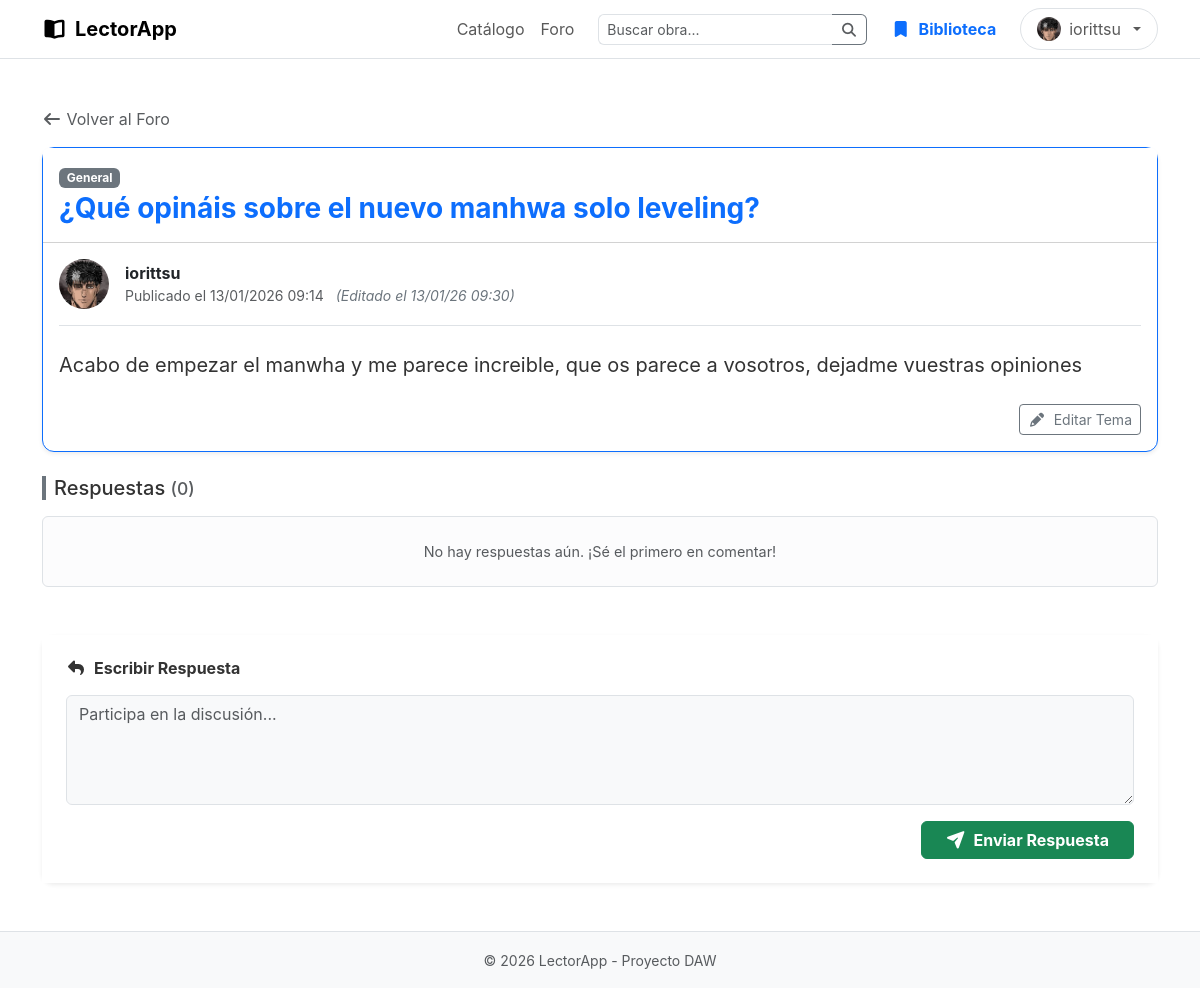
The app's page /tema.php?id=1 (signed in) with its own data.
### tables this page shows
CREATE TABLE `foro_temas` (
  `id` int(11) NOT NULL,
  `usuario_id` int(11) NOT NULL,
  `titulo` varchar(150) NOT NULL,
  `contenido` text NOT NULL,
  `fecha` datetime DEFAULT current_timestamp(),
  `categoria` varchar(50) NOT NULL DEFAULT 'General',
  `fecha_edicion` datetime DEFAULT NULL
);

CREATE TABLE `usuarios` (
  `id` int(11) NOT NULL,
  `nombre` varchar(50) NOT NULL,
  `email` varchar(100) NOT NULL,
  `password` varchar(255) NOT NULL,
  `rol` enum('admin','lector') DEFAULT 'lector',
  `fecha_registro` datetime DEFAULT current_timestamp(),
  `foto` varchar(255) DEFAULT NULL
);

### tema.php (the view, shortened to what this page needs)
<?php
require 'includes/db.php';
$idTema = intval($_GET['id']);
$sqlTema = "SELECT t.*, u.nombre, u.foto, u.rol
            FROM foro_temas t
            JOIN usuarios u ON t.usuario_id = u.id
            WHERE t.id = $idTema";
$resTema = $conn->query($sqlTema);
$tema = $resTema->fetch_assoc();
$sqlResp = "SELECT r.*, u.nombre, u.foto, u.rol
            FROM foro_respuestas r
            JOIN usuarios u ON r.usuario_id = u.id
            WHERE r.tema_id = $idTema
            ORDER BY r.fecha ASC";
$respuestas = $conn->query($sqlResp);
?>
<?php include 'includes/header.php'; ?>
<main class="container py-5">
    <div class="mb-3">
        <a href="foro.php" class="text-decoration-none text-muted">
            <i class="fas fa-arrow-left"></i> Volver al Foro
        </a>
    </div>
    <div class="card shadow-sm mb-4 border-primary">
        <div class="card-header bg-white d-flex justify-content-between align-items-center py-3">
            <div>
                <span class="badge bg-secondary mb-1"><?php echo htmlspecialchars($tema['categoria']); ?></span>
                <h3 class="mb-0 text-primary fw-bold"><?php echo htmlspecialchars($tema['titulo']); ?></h3>
            </div>
        </div>
        <div class="card-body">
            <div class="d-flex mb-3 align-items-center border-bottom pb-3">
                <?php $foto = !empty($tema['foto']) ? $tema['foto'] : 'https://via.placeholder.com/50'; ?>
                <img src="<?php echo $foto; ?>" class="rounded-circle me-3" width="50" height="50" style="object-fit:cover;">
                <div>
                    <strong class="d-block text-dark">
                        <?php echo htmlspecialchars($tema['nombre']); ?>
                    </strong>
                    <div class="text-muted small">
                        Publicado el <?php echo date('d/m/Y H:i', strtotime($tema['fecha'])); ?>
                        <?php if(!empty($tema['fecha_edicion'])): ?>
                            <span class="fst-italic ms-2 text-secondary">
                                (Editado el <?php echo date('d/m/y H:i', strtotime($tema['fecha_edicion'])); ?>)
                            </span>
                        <?php endif; ?>
                    </div>
                </div>
            </div>
            <div class="card-text fs-5 py-2" style="white-space: pre-wrap; color: #333;"><?php echo htmlspecialchars($tema['contenido']); ?></div>
            <?php if(isset($_SESSION['usuario']) && $_SESSION['usuario'] === $tema['nombre']): ?>
                <div class="mt-3 text-end">
                    <a href="editar_tema.php?id=<?php echo $tema['id']; ?>" class="btn btn-sm btn-outline-secondary">
                        <i class="fas fa-pencil-alt me-1"></i> Editar Tema
                    </a>
                </div>
            <?php endif; ?>
        </div>
    </div>
    <h5 class="mb-3 ps-2 border-start border-4 border-secondary">
        Respuestas <span class="text-muted small">(<?php echo $respuestas->num_rows; ?>)</span>
    </h5>
    <?php if ($respuestas->num_rows > 0): ?>
        <?php while($resp = $respuestas->fetch_assoc()): ?>
            <div class="card mb-3 shadow-sm border-0 bg-light">
                <div class="card-body">
                    <div class="d-flex justify-content-between align-items-start">
                        <div class="d-flex mb-2 align-items-center">
                            <?php $fotoR = !empty($resp['foto']) ? $resp['foto'] : 'https://via.placeholder.com/40'; ?>
                            <img src="<?php echo $fotoR; ?>" class="rounded-circle me-3" width="40" height="40" style="object-fit:cover;">
                            <div>
                                <span class="fw-bold text-dark">
                                    <?php echo htmlspecialchars($resp['nombre']); ?>
                                    <?php if($resp['rol'] === 'admin'): ?>
                                        <span class="badge bg-danger" style="font-size:0.6em">ADMIN</span>
                                    <?php endif; ?>
                                </span>
                                <br>
                                <small class="text-muted"><?php echo date('d/m/Y H:i', strtotime($resp['fecha'])); ?></small>
                            </div>
                        </div>
                        <div>
                            <?php if(isset($_SESSION['usuario']) && $_SESSION['usuario'] === $resp['nombre']): ?>
                                <a href="editar_respuesta.php?id=<?php echo $resp['id']; ?>" class="text-secondary me-2 text-decoration-none" title="Editar">
                                    <i class="fas fa-pencil-alt"></i>
                                </a>
                            <?php endif; ?>
                            <?php if(isset($_SESSION['rol']) && $_SESSION['rol'] === 'admin'): ?>
                                <a href="tema.php?id=<?php echo $idTema; ?>&borrar_resp=<?php echo $resp['id']; ?>"
                                   class="text-danger" title="Borrar respuesta"
                                   onclick="return confirm('¿Borrar esta respuesta permanentemente?');">
                                    <i class="fas fa-times"></i>
                                </a>
                            <?php endif; ?>
                        </div>
                    </div>
                    <div class="mt-2 ps-5 text-dark">
                        <?php echo nl2br(htmlspecialchars($resp['mensaje'])); ?>
                        <?php if(!empty($resp['fecha_edicion'])): ?>
                            <small class="text-muted fst-italic ms-2" style="font-size: 0.75rem;">
                                (Editado)
                            </small>
                        <?php endif; ?>
                    </div>
                </div>
            </div>
        <?php endwhile; ?>
    <?php else: ?>
        <div class="alert alert-light text-center border py-4 text-muted">
            No hay respuestas aún. ¡Sé el primero en comentar!
        </div>
    <?php endif; ?>
    <div class="mt-5">
        <?php if(isset($_SESSION['usuario'])): ?>
            <div class="card shadow-sm border-0">
                <div class="card-body bg-white p-4">
                    <h5 class="card-title mb-3 fw-bold"><i class="fas fa-reply me-2"></i>Escribir Respuesta</h5>
                    <form method="POST" action="">
                        <div class="mb-3">
                            <textarea name="respuesta" class="form-control bg-light" rows="4" placeholder="Participa en la discusión..." required></textarea>
                        </div>
                        <div class="text-end">
                            <button type="submit" class="btn btn-success px-4 fw-bold">
                                <i class="fas fa-paper-plane me-2"></i>Enviar Respuesta
                            </button>
                        </div>
                    </form>
                </div>
            </div>
        <?php endif; ?>
    </div>
</main>
<?php include 'includes/footer.php'; ?>

### assets/css/styles.css (style rules this page uses)
:root { --primary-color: #333; --accent-color: #f4f4f5; --star-color: #fbbf24; --blue-action: #2563eb; }
* { margin: 0; padding: 0; box-sizing: border-box; }
body { font-family: 'Inter', sans-serif; background-color: #fff; color: var(--primary-color); display: flex; flex-direction: column; min-height: 100vh; }
main { padding: 2rem 5%; max-width: 1400px; margin: 0 auto; flex: 1; width: 100%; }
button { padding: 0.5rem 1rem; cursor: pointer; background: #fff; border: 1px solid #ccc; border-radius: 6px; }
.card { background: #fff; border-radius: 12px; cursor: pointer; transition: transform 0.2s; display: flex; flex-direction: column; text-decoration: none; color: inherit; border: 1px solid transparent; }
.card-title { font-size: 1rem; font-weight: 700; margin-bottom: 0.3rem; }
.alert { color: red; margin-bottom: 1rem; font-size: 0.9rem; }

### records on screen
foro_temas: categoria "General", titulo "¿Qué opináis sobre el nuevo manhwa solo leveling?", usuario.foto (picture), usuario.nombre "iorittsu", fecha "13/01/2026 09:14", fecha_edicion "13/01/26 09:30", contenido "Acabo de empezar el manwha y me parece increible, que os parece a vosotros, dejadme vuestras opiniones"

### other values on screen
$_SESSION['usuario'] "iorittsu"
$respuestas->num_rows "0"
